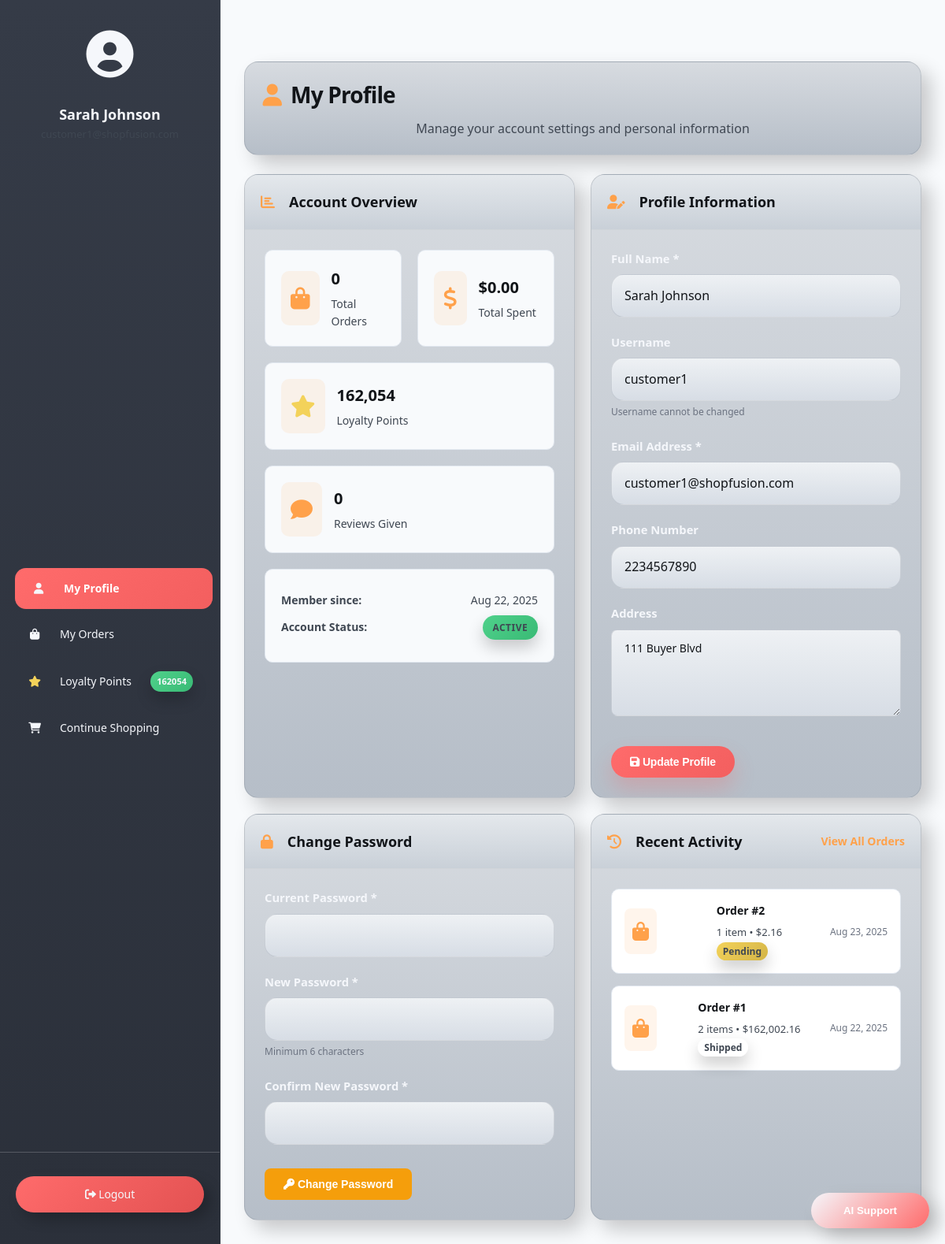
The page /customer/profile.php (signed in) on the database as committed earlier.
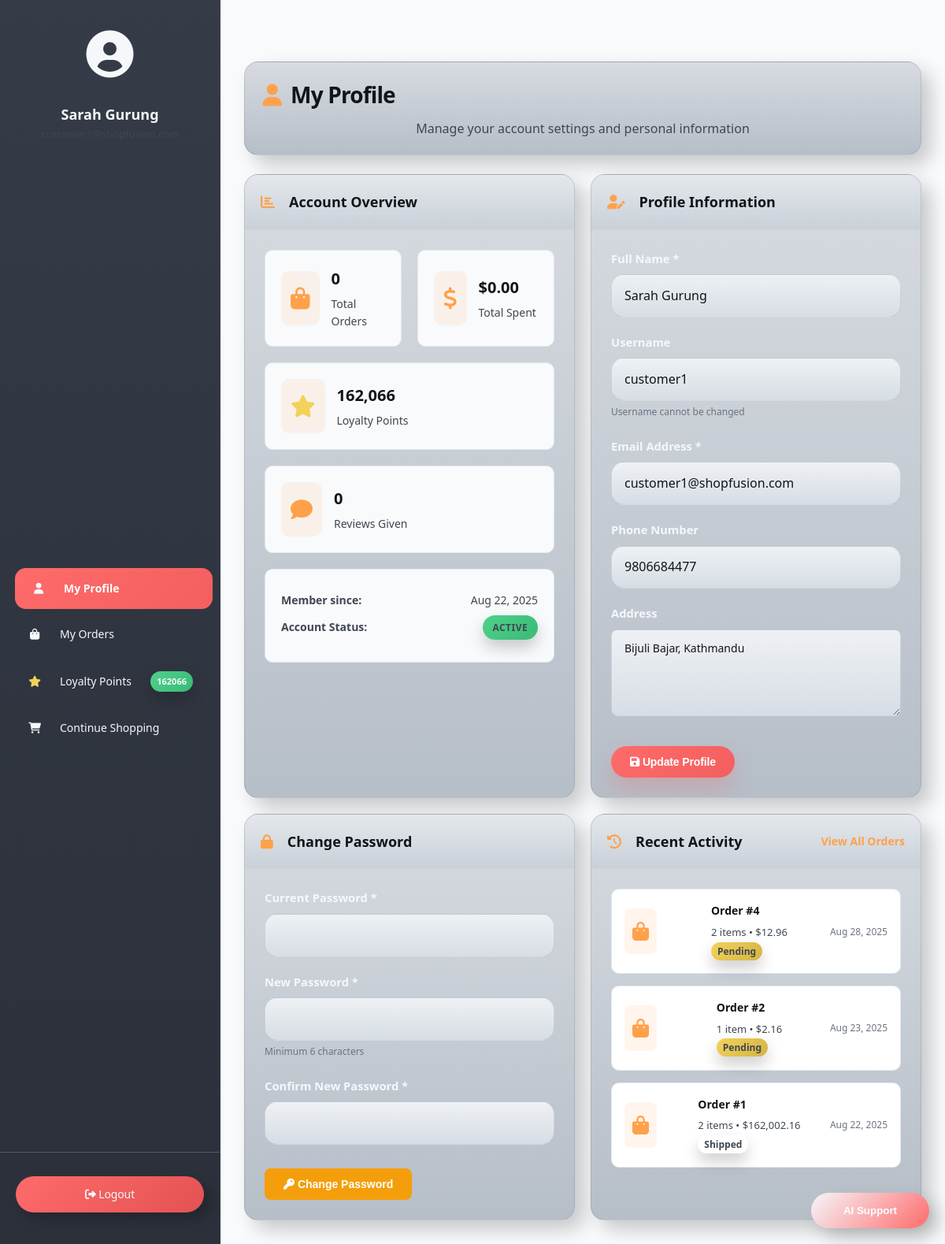
The same page on the database as committed later.
### tables this page shows
CREATE TABLE `users` (
  `user_id` int(11) NOT NULL,
  `username` varchar(50) NOT NULL,
  `email` varchar(100) NOT NULL,
  `password` varchar(255) NOT NULL,
  `full_name` varchar(100) NOT NULL,
  `phone` varchar(20) DEFAULT NULL,
  `address` text DEFAULT NULL,
  `role` enum('admin','trader','customer') NOT NULL,
  `status` enum('active','pending','disabled') DEFAULT 'active',
  `violation_count` int(11) DEFAULT 0,
  `loyalty_points` int(11) DEFAULT 0,
  `created_at` timestamp NOT NULL DEFAULT current_timestamp(),
  `updated_at` timestamp NOT NULL DEFAULT current_timestamp() ON UPDATE current_timestamp()
);

CREATE TABLE `orders` (
  `order_id` int(11) NOT NULL,
  `customer_id` int(11) NOT NULL,
  `total_amount` decimal(10,2) NOT NULL,
  `payment_status` enum('pending','completed','failed') DEFAULT 'pending',
  `payment_method` varchar(50) DEFAULT NULL,
  `paypal_transaction_id` varchar(100) DEFAULT NULL,
  `shipping_address` text NOT NULL,
  `order_status` enum('pending','processing','shipped','delivered','cancelled') DEFAULT 'pending',
  `promo_code` varchar(20) DEFAULT NULL,
  `discount_amount` decimal(10,2) DEFAULT 0.00,
  `points_used` int(11) DEFAULT 0,
  `points_earned` int(11) DEFAULT 0,
  `created_at` timestamp NOT NULL DEFAULT current_timestamp(),
  `updated_at` timestamp NOT NULL DEFAULT current_timestamp() ON UPDATE current_timestamp()
);

### ai/includes/helpers.php (called while the page is built, shortened)
<?php
require_once __DIR__ . '/../../includes/functions.php';
function ai_relative_url($basePath, $path) {
    return rtrim($basePath, '/') . '/' . ltrim($path, '/');
}

### includes/functions.php (called while the page is built, shortened)
<?php
function formatPrice($price) {
    return '$' . number_format($price, 2);
}
function formatDate($date) {
    return date('M j, Y', strtotime($date));
}
?>

### customer/profile.php (the view, shortened to what the changed rows need)
<?php
require_once '../includes/functions.php';
require_once '../ai/includes/bootstrap.php';
$currentUser = getCurrentUser();
$stmt = $pdo->prepare("SELECT * FROM users WHERE user_id = ?");
$stmt->execute([$currentUser['user_id']]);
$userData = $stmt->fetch();
try {
    $stmt = $pdo->prepare("
        SELECT o.order_id, o.created_at, o.total_amount, o.order_status,
               COUNT(oi.item_id) as item_count
        FROM orders o
        LEFT JOIN order_items oi ON o.order_id = oi.order_id
        WHERE o.customer_id = ?
        GROUP BY o.order_id, o.created_at, o.total_amount, o.order_status
        ORDER BY o.created_at DESC
        LIMIT 5
    ");
    $stmt->execute([$currentUser['user_id']]);
    $recentOrders = $stmt->fetchAll();
} catch (PDOException $e) {
    $error = "Failed to load profile data: " . $e->getMessage();
}
?>
<!DOCTYPE html>
<html lang="en">
<head>
    <link rel="stylesheet" href="../css/style.css">
    <link rel="stylesheet" href="../css/theme.css">
    <link rel="stylesheet" href="../css/customer.css">
    <link rel="stylesheet" href="../css/theme-refresh.css">
    <?php echo ai_render_head_assets('..'); ?>
    <link href="https://cdnjs.cloudflare.com/ajax/libs/font-awesome/6.0.0/css/all.min.css" rel="stylesheet">
</head>
<body class="customer-body">
    <div class="customer-container">
        <nav class="customer-sidebar">
            <div class="sidebar-header">
                <div class="user-avatar">
                    <i class="fas fa-user-circle"></i>
                </div>
                <h3><?php echo htmlspecialchars($userData['full_name']); ?></h3>
                <p class="user-email"><?php echo htmlspecialchars($userData['email']); ?></p>
            </div>
            <ul class="sidebar-menu">
                <li>
                    <a href="points.php">
                        <i class="fas fa-star"></i> Loyalty Points
                        <span class="badge points-badge"><?php echo $userData['loyalty_points']; ?></span>
                    </a>
                </li>
            </ul>
        </nav>
        <main class="customer-main">
            <div class="page-header">
                <h1><i class="fas fa-user"></i> My Profile</h1>
            </div>
            <div class="profile-grid">
                <div class="profile-card stats-card">
                    <div class="card-content">
                        <div class="stats-grid-small">
                            <div class="stat-item">
                                <div class="stat-details">
                                    <h4><?php echo number_format($userData['loyalty_points']); ?></h4>
                                    <p>Loyalty Points</p>
                                </div>
                            </div>
                        </div>
                        <div class="membership-info">
                            <p><strong>Member since:</strong> <?php echo formatDate($userData['created_at']); ?></p>
                            <p><strong>Account Status:</strong>
                                <span class="status-badge status-<?php echo $userData['status']; ?>">
                                    <?php echo ucfirst($userData['status']); ?>
                                </span>
                            </p>
                        </div>
                    </div>
                </div>
                <div class="profile-card">
                    <div class="card-content">
                        <form method="POST" class="profile-form">
                            <div class="form-group">
                                <label for="full_name">Full Name *</label>
                                <input type="text" id="full_name" name="full_name"
                                       value="<?php echo htmlspecialchars($userData['full_name']); ?>" required>
                            </div>
                            <div class="form-group">
                                <label for="username">Username</label>
                                <input type="text" id="username" name="username"
                                       value="<?php echo htmlspecialchars($userData['username']); ?>" readonly>
                                <small class="form-help">Username cannot be changed</small>
                            </div>
                            <div class="form-group">
                                <label for="email">Email Address *</label>
                                <input type="email" id="email" name="email"
                                       value="<?php echo htmlspecialchars($userData['email']); ?>" required>
                            </div>
                            <div class="form-group">
                                <label for="phone">Phone Number</label>
                                <input type="tel" id="phone" name="phone"
                                       value="<?php echo htmlspecialchars($userData['phone'] ?? ''); ?>">
                            </div>
                            <div class="form-group">
                                <label for="address">Address</label>
                                <textarea id="address" name="address" rows="3"><?php echo htmlspecialchars($userData['address'] ?? ''); ?></textarea>
                            </div>
                        </form>
                    </div>
                </div>
                <div class="profile-card">
                    <div class="card-content">
                        <?php if (empty($recentOrders)): ?>
                            <div class="empty-state">
                                <i class="fas fa-shopping-bag"></i>
                                <p>No orders yet</p>
                                <a href="../index.php" class="btn-primary">Start Shopping</a>
                            </div>
                        <?php else: ?>
                            <div class="activity-list">
                                <?php foreach ($recentOrders as $order): ?>
                                    <div class="activity-item">
                                        <div class="activity-icon">
                                            <i class="fas fa-shopping-bag"></i>
                                        </div>
                                        <div class="activity-details">
                                            <h4>Order #<?php echo $order['order_id']; ?></h4>
                                            <p>
                                                <?php echo $order['item_count']; ?> item<?php echo $order['item_count'] != 1 ? 's' : ''; ?> •
                                                <?php echo formatPrice($order['total_amount']); ?>
                                            </p>
                                            <span class="order-status status-<?php echo $order['order_status']; ?>">
                                                <?php echo ucfirst($order['order_status']); ?>
                                            </span>
                                        </div>
                                        <div class="activity-date">
                                            <?php echo formatDate($order['created_at']); ?>
                                        </div>
                                    </div>
                                <?php endforeach; ?>
                            </div>
                        <?php endif; ?>
                    </div>
                </div>
            </div>
        </main>
    </div>
</body>
</html>

Rows that differ between the two databases and show on the page:
changed users "ACTIVE": full_name "Sarah Johnson" → "Sarah Gurung"; loyalty_points "162054" → "162066"; loyalty_points "162,054" → "162,066"; phone "2234567890" → "9806684477"; address "111 Buyer Blvd" → "Bijuli Bajar, Kathmandu"
added orders: order_id "4", item_count "2", shows "s", total_amount "$12.96", order_status "Pending", created_at "Aug 28, 2025"
